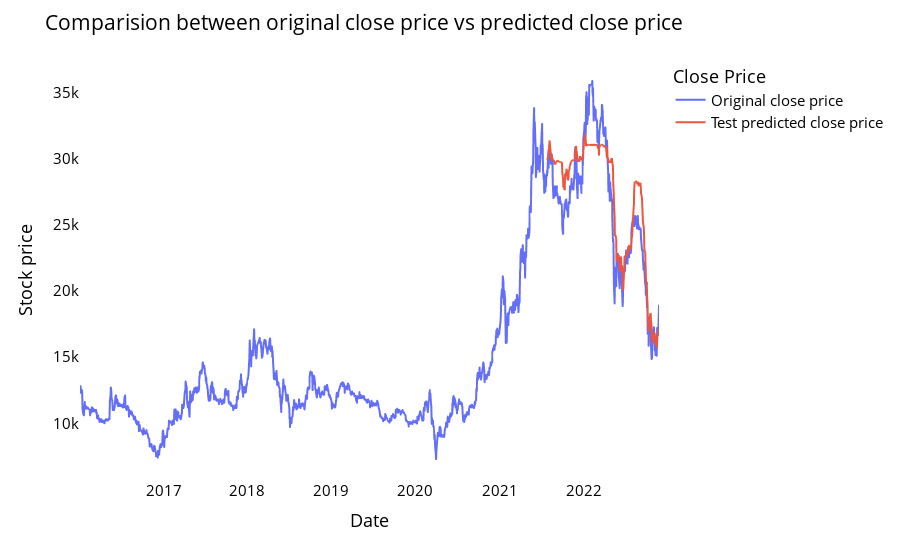

Here is the notebook cell this chart was saved with:
### Code cell
# shift train predictions for plotting
from itertools import cycle
import plotly.express as px


print(RF_train_predict.shape)
print(RF_test_predict.shape)
print(len(closedf))

look_back=time_step
trainPredictPlot = np.empty_like(closedf)
trainPredictPlot[:, :] = np.nan
trainPredictPlot[look_back:len(RF_train_predict)+look_back, :] = RF_train_predict
print("Train predicted data: ", trainPredictPlot)

# shift test predictions for plotting
testPredictPlot = np.empty_like(closedf)
testPredictPlot[:, :] = np.nan
testPredictPlot[len(RF_train_predict)+(look_back*2)+1:len(closedf)-1, :] = RF_test_predict
print("Test predicted data: ", testPredictPlot)

close_stock['Predictions']=testPredictPlot
close_stock['Stock']='HAG'
close_stock['Model']='DIY'
close_stock['Method']='None'
close_stock.to_csv('./output/HAG_DIY_None.csv', index=False)

names = cycle(['Original close price','Test predicted close price'])


plotdf = pd.DataFrame({'date': close_stock['Date'],
                       'original_close': close_stock['Close'],
                      'test_predicted_close': testPredictPlot.reshape(1,-1)[0].tolist()})

fig = px.line(plotdf,x=plotdf['date'], y=[plotdf['original_close'],
                                          plotdf['test_predicted_close']],
              labels={'value':'Stock price','date': 'Date'})
fig.update_layout(title_text='Comparision between original close price vs predicted close price',
                  plot_bgcolor='white', font_size=15, font_color='black', legend_title_text='Close Price')
fig.for_each_trace(lambda t:  t.update(name = next(names)))

fig.update_xaxes(showgrid=False)
fig.update_yaxes(showgrid=False)
fig.show()

### Figure 1 — Plotly figure (JSON) as saved in the notebook; plotly's stock layout.template omitted (floating-point values rounded to 4 significant figures; data arrays with more than 128 entries replaced by an {"elided": "..."} marker saying what was removed)
{"data": [{"hovertemplate": "variable=original_close<br>Date=%{x}<br>Stock price=%{y}<extra></extra>", "legendgroup": "original_close", "line": {"color": "#636efa", "dash": "solid"}, "marker": {"symbol": "circle"}, "mode": "lines", "name": "Original close price", "showlegend": true, "type": "scattergl", "x": {"elided": "1727 str values"}, "xaxis": "x", "y": {"elided": "1727 int values"}, "yaxis": "y"}, {"hovertemplate": "variable=test_predicted_close<br>Date=%{x}<br>Stock price=%{y}<extra></extra>", "legendgroup": "test_predicted_close", "line": {"color": "#EF553B", "dash": "solid"}, "marker": {"symbol": "circle"}, "mode": "lines", "name": "Test predicted close price", "showlegend": true, "type": "scattergl", "x": {"elided": "1727 str values"}, "xaxis": "x", "y": {"elided": "1727 float values"}, "yaxis": "y"}], "layout": {"font": {"color": "black", "size": 15}, "legend": {"title": {"text": "Close Price"}, "tracegroupgap": 0}, "margin": {"t": 60}, "plot_bgcolor": "white", "title": {"text": "Comparision between original close price vs predicted close price"}, "xaxis": {"anchor": "y", "domain": [0, 1], "showgrid": false, "title": {"text": "Date"}}, "yaxis": {"anchor": "x", "domain": [0, 1], "showgrid": false, "title": {"text": "Stock price"}}}}
